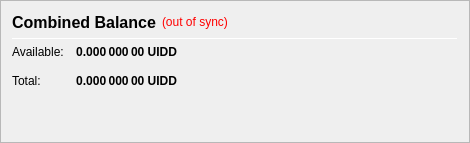
                   <widget class="QFrame" name="frame_CombinedBalances">
                    <property name="minimumSize">
                     <size>
                      <width>470</width>
                      <height>0</height>
                     </size>
                    </property>
                    <property name="frameShape">
                     <enum>QFrame::StyledPanel</enum>
                    </property>
                    <property name="frameShadow">
                     <enum>QFrame::Raised</enum>
                    </property>
                    <layout class="QVBoxLayout" name="verticalLayout_5">
                     <item>
                      <layout class="QHBoxLayout" name="horizontalLayout_5" stretch="0">
                       <item>
                        <widget class="QLabel" name="label_5z">
                         <property name="minimumSize">
                          <size>
                           <width>0</width>
                           <height>20</height>
                          </size>
                         </property>
                         <property name="font">
                          <font>
                           <pointsize>12</pointsize>
                           <weight>75</weight>
                           <bold>true</bold>
                          </font>
                         </property>
                         <property name="toolTip">
                          <string>Combined Balance (including unconfirmed and immature coins)</string>
                         </property>
                         <property name="text">
                          <string>Combined Balance</string>
                         </property>
                        </widget>
                       </item>
                       <item>
                        <widget class="QLabel" name="labelWalletStatus">
                         <property name="cursor">
                          <cursorShape>WhatsThisCursor</cursorShape>
                         </property>
                         <property name="toolTip">
                          <string>The displayed information may be out of date. Your wallet automatically synchronizes with the Uidd network after a connection is established, but this process has not completed yet.</string>
                         </property>
                         <property name="styleSheet">
                          <string notr="true">QLabel { color: red; }</string>
                         </property>
                         <property name="text">
                          <string notr="true">(out of sync)</string>
                         </property>
                         <property name="alignment">
                          <set>Qt::AlignLeading|Qt::AlignLeft|Qt::AlignVCenter</set>
                         </property>
                        </widget>
                       </item>
                       <item>
                        <spacer name="horizontalSpacer_1">
                         <property name="orientation">
                          <enum>Qt::Horizontal</enum>
                         </property>
                         <property name="sizeHint" stdset="0">
                          <size>
                           <width>40</width>
                           <height>20</height>
                          </size>
                         </property>
                        </spacer>
                       </item>
                      </layout>
                     </item>
                     <item>
                      <widget class="Line" name="line_CombinedBalance">
                       <property name="minimumSize">
                        <size>
                         <width>0</width>
                         <height>1</height>
                        </size>
                       </property>
                       <property name="maximumSize">
                        <size>
                         <width>16777215</width>
                         <height>1</height>
                        </size>
                       </property>
                       <property name="orientation">
                        <enum>Qt::Horizontal</enum>
                       </property>
                      </widget>
                     </item>
                     <item>
                      <layout class="QGridLayout" name="gridLayout_3">
                       <property name="spacing">
                        <number>12</number>
                       </property>
                       <item row="1" column="0">
                        <widget class="QLabel" name="labelBalanceTextz">
                         <property name="text">
                          <string>Available:</string>
                         </property>
                        </widget>
                       </item>
                       <item row="1" column="1">
                        <widget class="QLabel" name="labelBalancez">
                         <property name="font">
                          <font>
                           <weight>75</weight>
                           <bold>true</bold>
                          </font>
                         </property>
                         <property name="cursor">
                          <cursorShape>IBeamCursor</cursorShape>
                         </property>
                         <property name="toolTip">
                          <string>Your current spendable balance</string>
                         </property>
                         <property name="text">
                          <string notr="true">0.000 000 00 UIDD</string>
                         </property>
                         <property name="alignment">
                          <set>Qt::AlignRight|Qt::AlignTrailing|Qt::AlignVCenter</set>
                         </property>
                         <property name="textInteractionFlags">
                          <set>Qt::LinksAccessibleByMouse|Qt::TextSelectableByKeyboard|Qt::TextSelectableByMouse</set>
                         </property>
                        </widget>
                       </item>
                       <item row="2" column="0">
                        <widget class="QLabel" name="labelTotalTextz">
                         <property name="text">
                          <string>Total:</string>
                         </property>
                        </widget>
                       </item>
                       <item row="2" column="1">
                        <widget class="QLabel" name="labelTotalz">
                         <property name="font">
                          <font>
                           <weight>75</weight>
                           <bold>true</bold>
                          </font>
                         </property>
                         <property name="cursor">
                          <cursorShape>IBeamCursor</cursorShape>
                         </property>
                         <property name="toolTip">
                          <string>Total Balance, including all unavailable coins.</string>
                         </property>
                         <property name="text">
                          <string notr="true">0.000 000 00 UIDD</string>
                         </property>
                         <property name="alignment">
                          <set>Qt::AlignRight|Qt::AlignTrailing|Qt::AlignVCenter</set>
                         </property>
                         <property name="textInteractionFlags">
                          <set>Qt::LinksAccessibleByMouse|Qt::TextSelectableByKeyboard|Qt::TextSelectableByMouse</set>
                         </property>
                        </widget>
                       </item>
                       <item row="2" column="3">
                        <spacer name="horizontalSpacer_2">
                         <property name="orientation">
                          <enum>Qt::Horizontal</enum>
                         </property>
                         <property name="sizeHint" stdset="0">
                          <size>
                           <width>40</width>
                           <height>20</height>
                          </size>
                         </property>
                        </spacer>
                       </item>
                      </layout>
                     </item>
                     <item>
                      <spacer name="verticalSpacer_1">
                       <property name="orientation">
                        <enum>Qt::Vertical</enum>
                       </property>
                       <property name="sizeHint" stdset="0">
                        <size>
                         <width>20</width>
                         <height>40</height>
                        </size>
                       </property>
                      </spacer>
                     </item>
                    </layout>
                   </widget>
